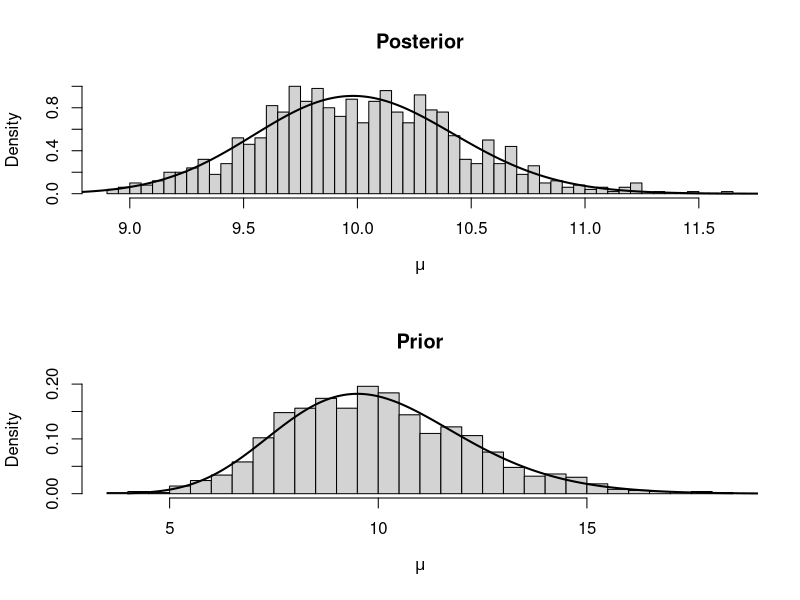
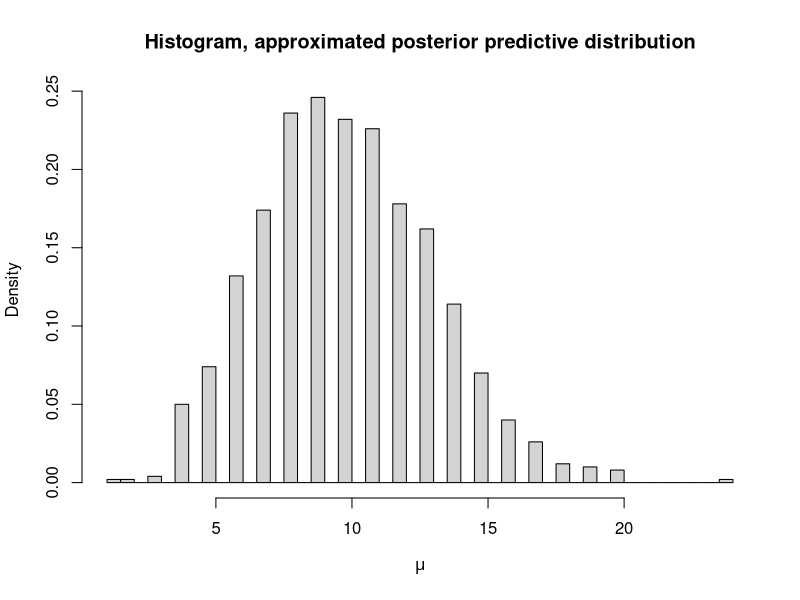

Reproduce these figures in R, in order.
## ---- chunk 1
knitr::opts_chunk$set(echo = TRUE)
## ---- chunk 2
## a) Draw 1000 samples from prior (Gamma) and 1000 samples from posterior (Gamma). Plot prior and posterior using
## both samples and their analytical expressions. 

n=50
x_mean=10
beta=2
nDraws=1000

# We know that posterior distribution is the Gamma(alpha+sum(data), beta+n). Mean for Gamma distrib is alpha/beta.
## If beta=2 then beta+n for posterior is 52. alpha/2=(alpha+500)/52 which yields 50*alpha=1000 and alpha=20
## Check: 20/2=10, (20+500)/52=10 OK!

alpha=20 # According to motivation above
post_draws=rgamma(nDraws, alpha+n*x_mean, beta+n)
prior_draws=rgamma(nDraws, alpha, beta)
gridWidth=0.01
muGrid_post=seq(7,12, gridWidth) # Range taken with inspiration from histogram
muGrid_prior=seq(4,20,gridWidth)
par(mfrow=c(2,1))
hist(post_draws, breaks=50, main="Posterior", xlab=expression(mu),
     freq=FALSE)
lines(muGrid_post, dgamma(muGrid_post, alpha+n*x_mean, beta+n), lwd=2, xlab=expression(mu))
hist(prior_draws, breaks=50, main="Prior", xlab=expression(mu),
     freq=FALSE)
lines(muGrid_prior, dgamma(muGrid_prior, alpha, beta), lwd=2, xlab=expression(mu))

## As seen in the plots the distributions resemble each other. 

## b) Simulate 1000 draws from predictive distribution of new observation and plot distribution.

par(mfrow=c(1,1))
x_pred=rpois(1000, lambda=post_draws)
hist(x_pred, breaks=50, main="Histogram, approximated posterior predictive distribution", xlab=expression(mu),
     freq=FALSE)

## c) Prob that x51=10 based on posterior predictive distribution

sum(x_pred==10)/nDraws

